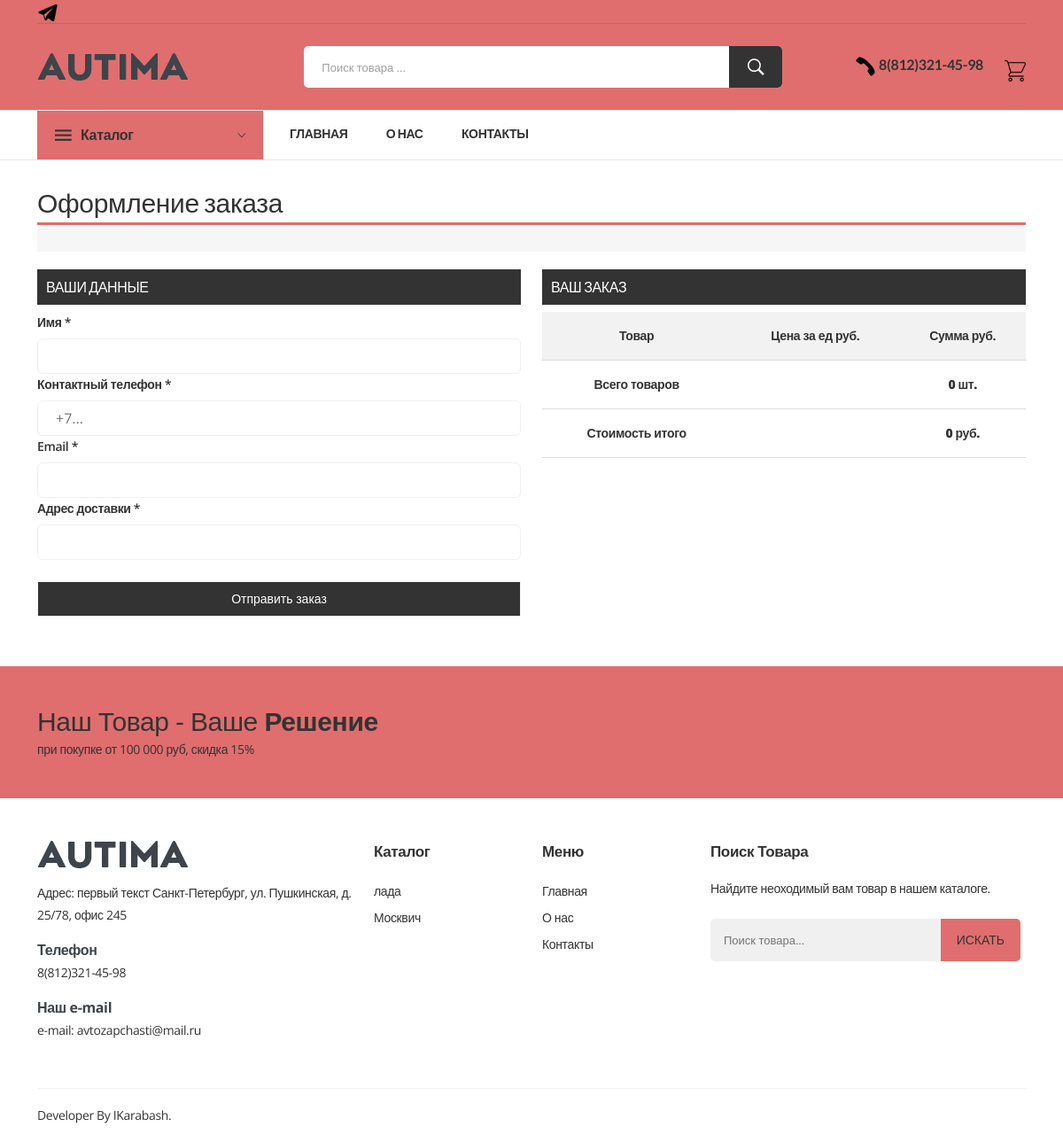
Screenshot of /orders/create/ (signed in) with the database file from the repository.
### kompany/models.py (models this page shows, shortened)
class Network(models.Model):
    title_ikons = models.CharField(max_length=500, verbose_name='иконка соцсети')
    network_image = models.ImageField(upload_to='network_image', blank=True, verbose_name='картинка соцсети')
    url_network = models.TextField(blank=True, verbose_name='ссылка')
    class Meta:
        verbose_name = 'социальные сети'
        verbose_name_plural = 'социальные сети'

class Contact(models.Model):
    title_contact = models.CharField(max_length=200, verbose_name='контакт')
    body_contact = models.TextField(blank=True, default='', verbose_name='текст контакта')
    adress_one_contact = models.TextField(blank=True, default='', verbose_name='адрес')
    tel = models.CharField(max_length=200, verbose_name='телефон')
    web = models.TextField(blank=True, default='', verbose_name='email')
    network_ikons = models.ManyToManyField(Network, blank=True, default='', verbose_name='иконки соцсетей')
    class Meta:
        verbose_name = 'контакт'
        verbose_name_plural = 'контакты'

class Brend(models.Model):
    title = models.CharField(max_length=200, db_index=True, verbose_name="брент")
    image = models.ImageField(upload_to='brends', blank=True, verbose_name='картинка бренда на главной стр')
    pod_brend = models.ManyToManyField(Pod_Brend, verbose_name='под бренд')
    class Meta:
        verbose_name = 'Бренд'
        verbose_name_plural = 'Бренд'
    def get_absolute_url(self):
        return reverse('pod_brand',
                        args=[self.id])

### orders/views.py (the view)
# urls.py: path('create/', views.order_create, name='order_create'),
def order_create(request):
    cart, created = Cart.objects.get_or_create(cart_id=_cart_id(request))
    cart_items = CartItem.objects.filter(cart=cart, active=True)  # Получаем все активные товары в корзине
    if request.method == 'POST':
        form = OrderCreateForm(request.POST)
        if form.is_valid():
            order = form.save(commit=False)
            total_price = cart_items.aggregate(total_price=Sum(F('product__price') * F('quantity')))['total_price'] or 0
            total_quantity = cart_items.aggregate(total_quantity=Sum('quantity'))['total_quantity'] or 0
            order.save()
            order_items = []
            for cart_item in cart_items:
                order_item = OrderItem(
                    order=order,
                    product=cart_item.product,
                    price=cart_item.product.price,
                    quantity=cart_item.quantity,
                )
                order_item.save()
                order_items.append({
                    'product': order_item.product,
                    'quantity': order_item.quantity,
                    'subtotal': order_item.get_cost,  # Используем метод sub_total
                })
            cart.clear()
            context = {
                'form': form,
                'order_items': order_items,
                'total_price': total_price,
                'total_quantity': total_quantity,
                **get_constanta(),
            }
            return redirect('created')
    else:
        form = OrderCreateForm()
        total_price = cart_items.aggregate(total_price=Sum(F('product__price') * F('quantity')))['total_price'] or 0
        total_quantity = cart_items.aggregate(total_quantity=Sum('quantity'))['total_quantity'] or 0
        context = {
            'form': form,
            'cart_items': cart_items,  # Передаем данные о товарах в корзине
            'total_price': total_price,
            'total_quantity': total_quantity,
            **get_constanta(),
        }
    return render(request, 'orders/create.html', context)

### orders/templates/orders/create.html (shortened to what this page needs)
{% extends "index.html" %}
{% load humanize %}
{% block content %}
<div class="Checkout_section mt-32">
    <div class="container">
        <div class="row">
            <div class="col-12">
                <h3>Оформление заказа</h3>
                <div class="user-actions">
                    <h3>
                    </h3>
                </div>
            </div>
        </div>
        <div class="checkout_form">
            <div class="row">
                <div class="col-lg-6 col-md-6">
                    <form action="." method="post" class="order-form">
                        <h3>Ваши данные</h3>
                        <div class="row">
                            <div class="form-group">
                                <label for="{{ form.first_name.id_for_label }}">Имя *</label>
                                <input type="text" name="{{ form.first_name.name }}" id="{{ form.first_name.id_for_label }}"
                                       class="form-control" required>
                            </div>
                            <div class="form-group">
                                <label for="{{ form.tel.id_for_label }}">Контактный телефон *</label>
                                <input placeholder="+7..." type="text" name="{{ form.tel.name }}" id="{{ form.tel.id_for_label }}"
                                       class="form-control" required>
                            </div>
                            <div class="form-group">
                                <label for="{{ form.email.id_for_label }}">Email *</label>
                                <input type="email" name="{{ form.email.name }}" id="{{ form.email.id_for_label }}"
                                       class="form-control" required>
                            </div>
                            <div class="form-group">
                                <label for="{{ form.address.id_for_label }}">Адрес доставки *</label>
                                <input type="text" name="{{ form.address.name }}" id="{{ form.address.id_for_label }}"
                                       class="form-control" required>
                            </div>
                        </div>
                        <br>
                        <div class="payment_method">
                            <div class="order_button">
                                <input type="submit" value="Отправить заказ" style="background: #333; color: #ffffff">
                            </div>
                        </div>
                    </form>
                </div>
                <div class="col-lg-6 col-md-6">
                        <h3>Ваш заказ</h3>
                        <div class="order_table table-responsive">
                            <table>
                                <thead>
                                    <tr>
                                        <th>Товар</th>
                                        <th>Цена за ед руб.</th>
                                        <th>Сумма руб.</th>
                                    </tr>
                                </thead>
                                <tfoot>
                                    <tr class="order_total">
                                        <th>Всего товаров</th>
                                        <th></th>
                                        <td><strong><strong class="cart-total">{{ total_quantity|intcomma }} шт.</strong></strong></td>
                                    </tr>
                                    <tr class="order_total">
                                        <th>Стоимость итого</th>
                                        <th></th>
                                        <td><strong><strong class="cart-total">{{ total_price|intcomma }} руб.</strong></strong></td>
                                    </tr>
                                </tfoot>
                            </table>
                        </div>
                </div>
            </div>
        </div>
    </div>
</div>
{% endblock %}

### templates/include/header.html (shortened to what this page needs)
    <header class="header_area ">
        {% load humanize %}
        <div class="header_top">
            <div class="container">
                <div class="top_inner">
                    <div class="row align-items-center">
                        <div class="col-lg-6 col-md-6">
                            <div class="follow_us">
                                <ul class="follow_link">
                                    {% for network in upNetwork %}
                                    <li><a href="#"><img src="{{ network.network_image.url }}"> </a></li>
                                    {% endfor %}
                                </ul>
                            </div>
                        </div>
                    </div>
                </div>
            </div>
        </div>
        <div class="header_middle">
            <div class="container">
                <div class="row align-items-center">
                    <div class="col-lg-3 col-md-6">
                        <div class="logo">
                            <a href="{% url 'home_page' %}"><img src="/static/img/logo/logo.png" alt=""></a>
                        </div>
                    </div>
                    <div class="col-lg-9 col-md-6">
                        <div class="middel_right">
                            <div class="search-container">
                                 <form action="{% url 'search' %}" method="GET">
                                    <div class="search_box">
                                        <input placeholder="Поиск товара ..." type="text" name="q">
                                        <button type="submit"><i class="ion-ios-search-strong"></i></button>
                                    </div>
                                </form>
                            </div>
                            <div class="middel_right_info">
                                <div class="header_wishlist">
                                {% for contact in contact %}
                                            <h4><img src="/static/img/teltr.png" alt=""> {{contact.tel}}</h4>
                                            {% endfor %}
                                </div>
                                <div class="mini_cart_wrapper">
                                        {% if item_count > 0 %}
                                    <a href="{% url 'cart_detail' %}">
                                        <h4>
                                            <img src="/static/icons/cart_icon.png" alt="">
                                            <span class="cart_quantity">{{ item_count  }}</span>
                                        </h4>
                                    </a>
                                        {% else %}
                                        <a href="{% url 'cart_detail' %}">
                                            <img src="/static/icons/cart_icon.png" alt="">
                                        </a>
                                        {% endif %}
                                </div>
                            </div>
                        </div>
                    </div>
                </div>
            </div>
        </div>
        <div class="header_bottom bottom_two sticky-header">
            <div class="container">
                <div class="row align-items-center">
                    <div class="col-12">
                        <div class="header_bottom_container">
                            <div class="categories_menu">
                                <div class="categories_title">
                                    <h2 class="categori_toggle">Каталог</h2>
                                </div>
                            </div>
                            <div class="main_menu">
                                <nav>
                                    <ul>
                                        <li><a href="{% url 'home_page' %}">Главная</a>
                                        </li>
                                        <li><a href="{% url 'onas' %}">О Нас</a></li>
                                        <li><a href="{% url 'contact' %}"> контакты </a></li>
                                    </ul>
                                </nav>
                            </div>
                        </div>
                    </div>
                </div>
            </div>
        </div>
    </header>

### templates/include/footer.html (shortened to what this page needs)
    <section class="call_to_action">
        <div class="container">
            <div class="row">
                <div class="col-12">
                    <div class="call_action_inner">
                        <div class="call_text">
                            <h3>Наш товар - Ваше <span>Решение</span></h3>
                            <p>при покупке от 100 000 руб, скидка 15%</p>
                        </div>
                    </div>
                </div>
            </div>
        </div>
    </section>
<footer class="footer_widgets">
    <div class="container">
        <div class="footer_top">
            <div class="row">
                <div class="col-lg-4 col-md-6">
                    <div class="widgets_container contact_us">
                        {% for contact in contact %}
                        <div class="footer_logo">
                            <a href="#"><img src="assets/img/logo/logo.png" alt=""></a>
                        </div>
                        <div class="footer_contact">
                            <p> Адрес: {{ contact.body_contact|safe }} {{ contact.adress_one_contact }}</p>
                            <p><span>Телефон</span> {{ contact.tel }}</p>
                            <p><span>Наш e-mail</span>e-mail: <a href="tel:1-800-345-6789">{{ contact.web }}</a></p>
                        </div>
                        {% endfor %}
                    </div>
                </div>
                <div class="col-lg-2 col-md-6 col-sm-6">
                    <div class="widgets_container widget_menu">
                        <h3>Каталог</h3>
                        <div class="footer_menu">
                            <ul>
                                {% for brends in brends %}
                                    <li><a href="{{ brends.get_absolute_url }}">
                                        {{brends.title}}</a>
                                    </li>
                                {% endfor %}
                            </ul>
                        </div>
                    </div>
                </div>
                <div class="col-lg-2 col-md-6 col-sm-6">
                    <div class="widgets_container widget_menu">
                        <h3>Меню</h3>
                        <div class="footer_menu">
                            <ul>
                                <li><a href="{% url 'home_page' %}">Главная</a></li>
                                <li><a href="{% url 'onas' %}">О нас</a></li>
                                <li><a href="{% url 'contact' %}">Контакты</a></li>
                            </ul>
                        </div>
                    </div>
                </div>
                <div class="col-lg-4 col-md-6">
                    <div class="widgets_container">
                        <h3>Поиск товара</h3>
                        <p>Найдите неоходимый вам товар в нашем каталоге.</p>
                        <div class="subscribe_form">
                            <form action="{% url 'search' %}" method="GET" class="mc-form footer-newsletter">
                                <input id="mc-email" type="text" name="q" autocomplete="off" placeholder="Поиск товара..." />
                                <button id="mc-submit">Искать</button>
                            </form>
                        </div>
                    </div>
                </div>
            </div>
        </div>
        <div class="footer_bottom">
            <div class="row">
                <div class="col-lg-6 col-md-6">
                    <div class="copyright_area">
                        <p>Developer by  <a href="https://t.me/Flymeor">IKarabash</a>.</p>
                    </div>
                </div>
            </div>
        </div>
    </div>
</footer>

### rows the page displays
Network: network_image (picture)
Contact: tel "8(812)321-45-98", body_contact "первый текст", adress_one_contact "Санкт-Петербург, ул. Пушкинская, д. 25/78, офис 245", web "avtozapchasti@mail.ru"
Brend: title "лада"
Brend: title "Москвич"

### other values shown
{{ total_quantity|intcomma }} "0"
{{ total_price|intcomma }} "0"
